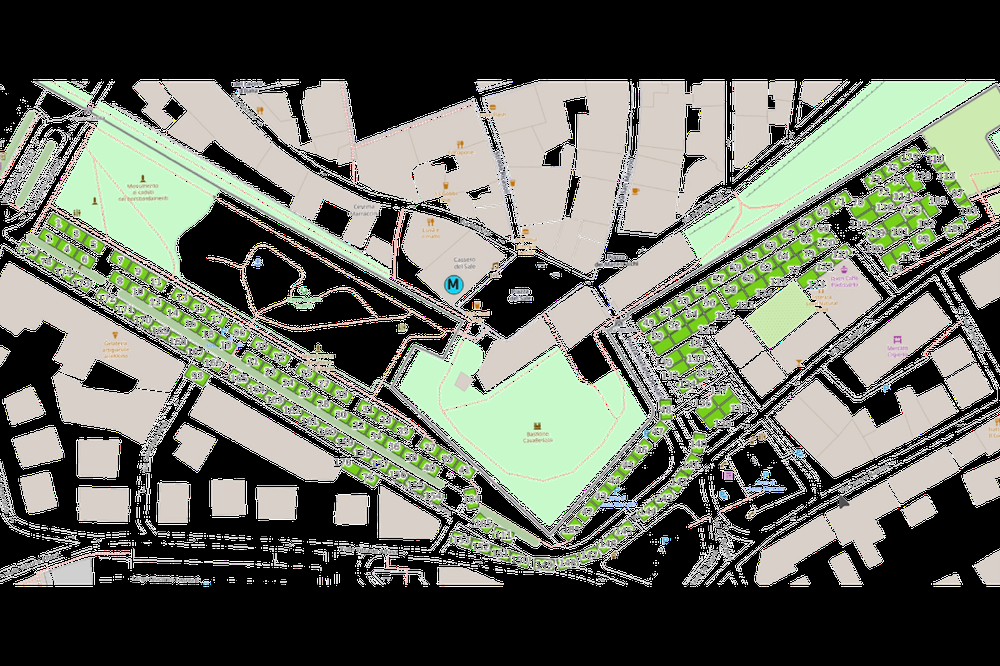
#> input picture data/grosseto_pianta_transparent.png, 1000 x 666 px, shrunk from 1801 x 1200 before the run
$ python visualize_detection.py
#> lines starting #> are read from the running program, lines starting #| are printed output that depends on the picture; after the words box and inside, x2 and y2 are one past the last pixel; in counts of white or black regions, pixels touching at a corner belong together
#!/usr/bin/env python3
"""
Visualizza i posteggi rilevati sull'immagine per debug.
"""

import cv2
import numpy as np
import json

# Carica l'immagine
img = cv2.imread('data/grosseto_pianta_transparent.png')
#> img is the input picture: shape (666, 1000, 3); mean B, G, R 97.2, 107.8, 103.7
debug_img = img.copy()

# Carica i posteggi estratti
with open('data/extracted_stalls.json', 'r') as f:
#> (reads data/extracted_stalls.json from the repository)
    data = json.load(f)

stalls = data['stalls']

print(f"📊 Visualizzazione di {len(stalls)} posteggi")

# Disegna ogni posteggio
for stall in stalls:
    cx, cy = stall['center_px']
    w, h = stall['width_px'], stall['height_px']
    angle = stall['angle']

    # Calcola i 4 vertici del rettangolo ruotato
    rect = ((cx, cy), (w, h), angle)
    box = cv2.boxPoints(rect)
    box = box.astype(int)

    # Disegna il rettangolo
    cv2.drawContours(debug_img, [box], 0, (0, 0, 255), 2)  # Rosso

    # Disegna il centro
    cv2.circle(debug_img, (int(cx), int(cy)), 3, (255, 0, 0), -1)  # Blu

    # Disegna l'ID
    cv2.putText(debug_img, str(stall['id']), (int(cx)-10, int(cy)-10),
                cv2.FONT_HERSHEY_SIMPLEX, 0.4, (255, 255, 0), 1)
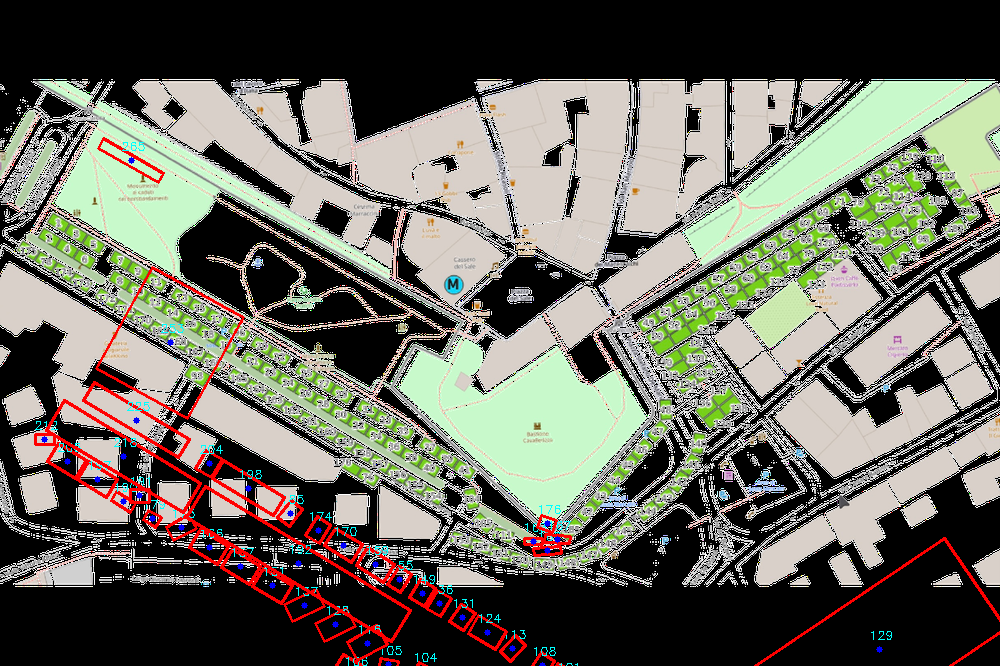
#> debug_img: shape (666, 1000, 3); 2.6% of pixels changed, all inside (x1, y1, x2, y2) = (34, 137, 1000, 666)

# Salva l'immagine debug
output_path = 'data/debug_detection.png'
cv2.imwrite(output_path, debug_img)
print(f"✅ Immagine debug salvata: {output_path}")

# Crea anche una versione con la maschera verde
hsv = cv2.cvtColor(img, cv2.COLOR_BGR2HSV)
#> hsv: shape (666, 1000, 3); mean H, S, V 15.1, 16.9, 110.7
lower_green = np.array([35, 40, 40])
upper_green = np.array([85, 255, 255])
mask = cv2.inRange(hsv, lower_green, upper_green)
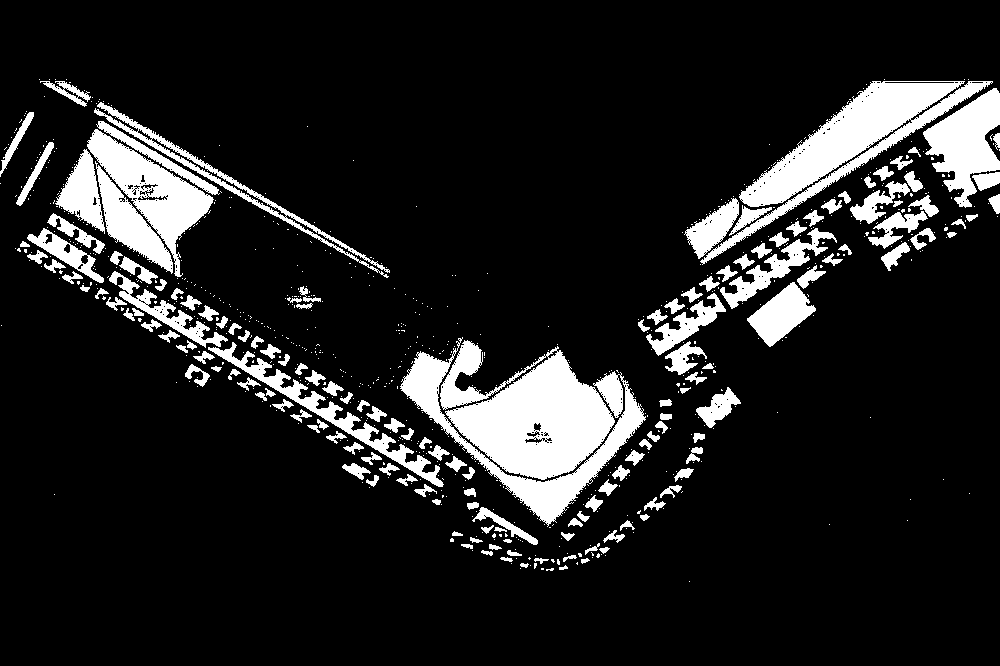
#> mask: shape (666, 1000); 13% white; 847 white regions (688 under 20 px), largest, box (x1, y1, x2, y2) and area: (440, 340, 615, 480) 13796, (700, 81, 993, 265) 11831, (400, 337, 646, 527) 7499

# Salva la maschera
cv2.imwrite('data/debug_green_mask.png', mask)
print(f"✅ Maschera verde salvata: data/debug_green_mask.png")

# Statistiche sui posteggi non rilevati
# Conta i pixel verdi totali
green_pixels = np.sum(mask > 0)
#> green_pixels = 86489
detected_pixels = sum(stall['area'] for stall in stalls)

print(f"\n📊 STATISTICHE:")
print(f"Pixel verdi totali: {green_pixels}")
#| Pixel verdi totali: 86489
print(f"Pixel rilevati: {int(detected_pixels)}")
#| Pixel rilevati: 96077
print(f"Copertura: {detected_pixels/green_pixels*100:.1f}%")
#| Copertura: 111.1%
